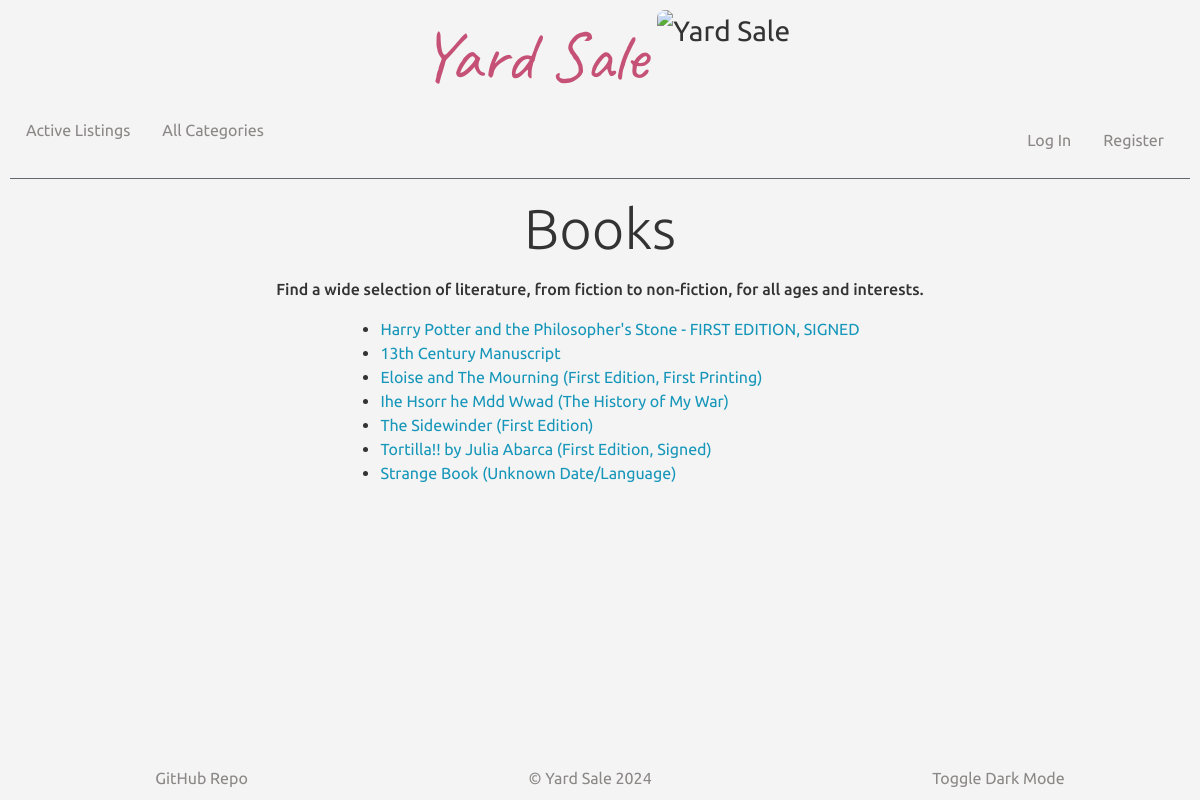
Page /category/1 on the committed database.
### auctions/models.py (models this page shows, shortened)
class Category(models.Model):
    category = models.CharField(max_length=64)
    description = models.TextField(blank=True)
    def __str__(self):
        return f"{self.category}"

class Listing(models.Model):
    active = models.BooleanField(default=True)
    categories = models.ManyToManyField(Category, related_name="listings")
    date = models.DateTimeField(auto_now_add=True)
    description = models.TextField()
    image = models.URLField(blank=True)
    starting_bid = models.DecimalField(max_digits=10, decimal_places=2, default=0.00)
    price = models.DecimalField(max_digits=10, decimal_places=2)
    title = models.CharField(max_length=64)
    user = models.ForeignKey(User, on_delete=models.CASCADE, related_name="listings")

### auctions/views.py (the view)
# urls.py: path('category/<int:category_id>', views.category, name="category"),
def category(request, category_id):
    listings = Listing.objects.filter(categories=category_id)
    category = Category.objects.get(pk=category_id)
    return render(request, "auctions/category.html", {
        "listings": listings,
        "category": category
    })

### auctions/templates/auctions/category.html (shortened to what this page needs)
{% extends "auctions/layout.html" %}  {% block body %}
<div class="category-content">
  <h1>{{ category.category }}</h1>
  <h6>{{ category.description }}</h6>
  <ul>
    {% for listing in listings %}
    <li>
      <a class="title-link" href="{% url 'listing' listing.id %}"
        >{{ listing.title }}</a
      >
    </li>
    {% endfor %}
  </ul>
</div>
{% endblock %}

### auctions/static/auctions/styles.css (style rules this page uses)
.light-mode { background-color: #f4f4f4; color: #333; }
h1, h2, h3 { font-weight: 300; text-align: center; }
h1 { font-size: 3.5em; }
body { position: relative; min-height: 100vh; padding: 10px; font-family: "Ubuntu", sans-serif; max-width: 100vw; overflow-x: hidden; }
a { color: #1696b9; transition: 0.15s; }
.category-content { display: flex; flex-direction: column; align-items: center; gap: 10px; }

### rows in the picture
Category: category "Books", description "Find a wide selection of literature, from fiction to non-fiction, for all ages and interests."
Listing: title "Harry Potter and the Philosopher's Stone - FIRST EDITION, SIGNED"
Listing: title "13th Century Manuscript"
Listing: title "Eloise and The Mourning (First Edition, First Printing)"
Listing: title "Ihe Hsorr he Mdd Wwad (The History of My War)"
Listing: title "The Sidewinder (First Edition)"
Listing: title "Tortilla!! by Julia Abarca (First Edition, Signed)"
Listing: title "Strange Book (Unknown Date/Language)"
